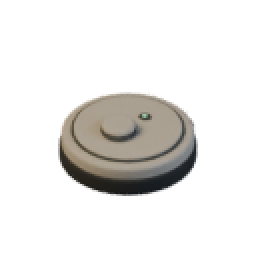
#> input picture art/vacuum/frames/ne-0.png, 128 x 128 px, given in place of se-0.png, which was not available (shown 2 times larger)
$ python pack_studio_vacuum.py
#> lines starting #> are read from the running program, lines starting #| are printed output that depends on the picture; pictures that were not available may be replaced by others from this repository, and a replacement may not be noted
"""Pack Blender vacuum frames. Requires Pillow; the cat assets are preserved."""
from pathlib import Path
from PIL import Image
ROOT = Path(__file__).resolve().parents[1]
output = ROOT / 'public/assets/residents/vacuum'
output.mkdir(parents=True, exist_ok=True)
sheet = Image.new('RGBA', (2048, 128))
#> sheet: PIL image 2048x128 RGBA; every value is 0
preview = Image.new('RGBA', (512, 128), (53, 76, 96, 255))
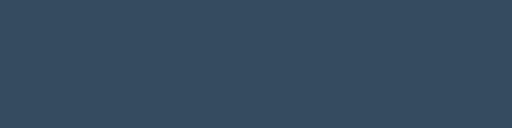
#> preview: PIL image 512x128 RGBA; mean R, G, B, A 53, 76, 96, 255
for column, direction in enumerate(['se', 'sw', 'nw', 'ne']):
    for index in range(4):
        frame = Image.open(ROOT / f'art/vacuum/frames/{direction}-{index}.png').convert('RGBA')
#> frame is the input picture: PIL image 128x128 RGBA; mean R, G, B, A 23.8, 22.6, 20.6, 44.4
        sheet.paste(frame, ((column * 4 + index) * 128, 0))
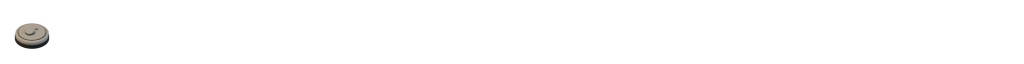
#> sheet: PIL image 2048x128 RGBA (shown at 1/2 size); mean R, G, B, A 1.5, 1.4, 1.3, 2.8; transparent parts drawn white
        if index == 0:
            preview.alpha_composite(frame, (column * 128, 0))
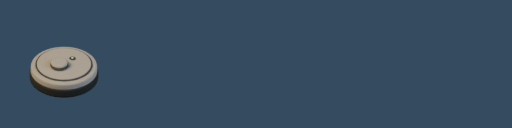
#> preview: PIL image 512x128 RGBA; mean R, G, B, A 56.4, 78.1, 96.8, 255
#> (the run stopped early here; a loop or call above may not have finished)
